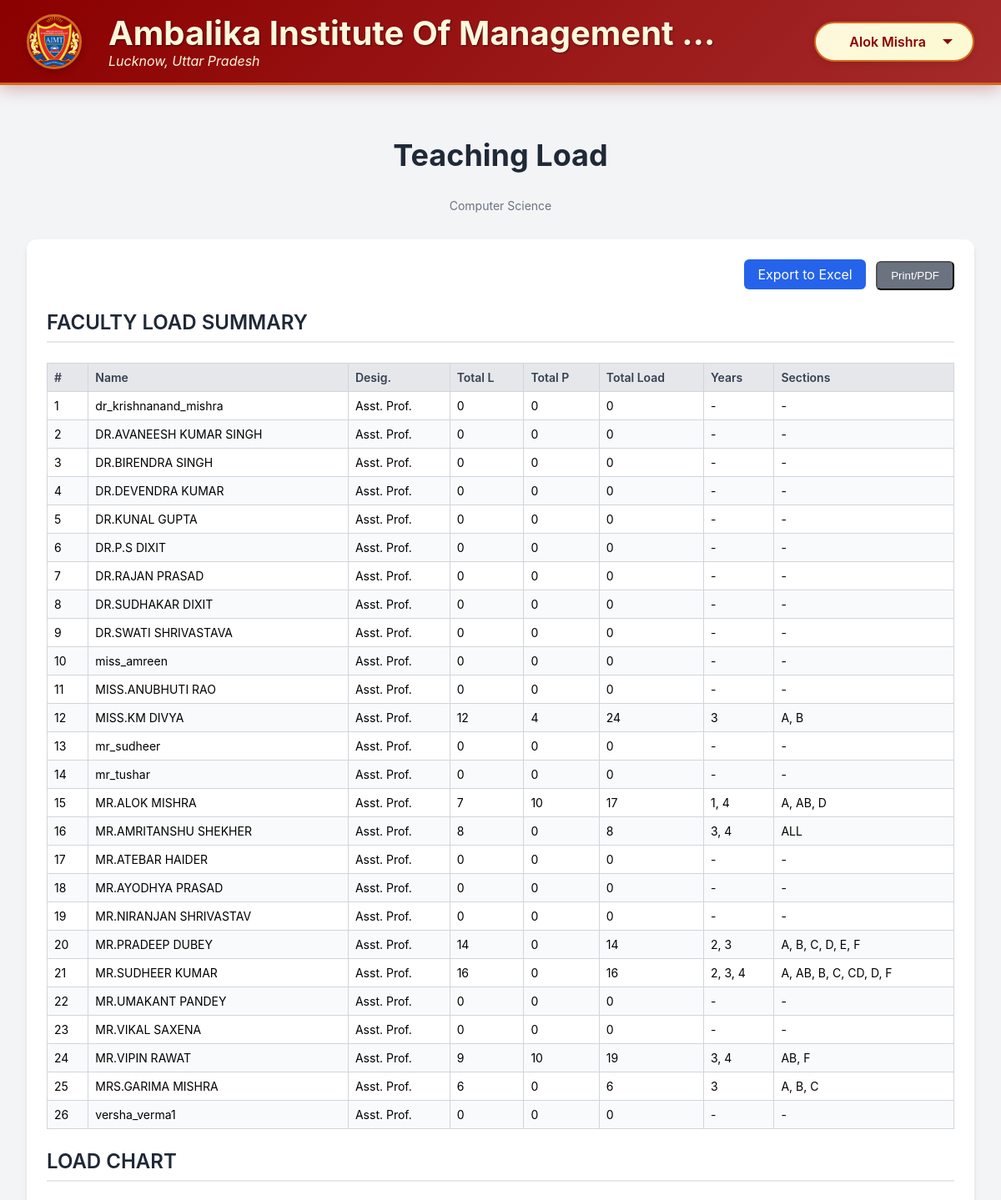
The app's page /hod/faculty_load.php (signed in, upper part) with its own data.
### tables this page shows
CREATE TABLE IF NOT EXISTS `hod` (
  `hod_id` int NOT NULL AUTO_INCREMENT,
  `user_id` int NOT NULL,
  `branch_id` int NOT NULL,
  `hod_name` varchar(100) NOT NULL,
  `email` varchar(100) NOT NULL,
  `created_by` int NOT NULL,
  `created_at` timestamp NULL DEFAULT CURRENT_TIMESTAMP,
  `college_name` varchar(255) DEFAULT NULL,
  `address` varchar(255) DEFAULT NULL,
  `college_logo` varchar(255) DEFAULT NULL,
  PRIMARY KEY (`hod_id`),
  UNIQUE KEY `email` (`email`),
  KEY `user_id` (`user_id`),
  KEY `branch_id` (`branch_id`),
  KEY `created_by` (`created_by`),
  CONSTRAINT `hod_ibfk_1` FOREIGN KEY (`user_id`) REFERENCES `users` (`user_id`) ON DELETE CASCADE,
  CONSTRAINT `hod_ibfk_2` FOREIGN KEY (`branch_id`) REFERENCES `branches` (`branch_id`) ON DELETE CASCADE,
  CONSTRAINT `hod_ibfk_3` FOREIGN KEY (`created_by`) REFERENCES `users` (`user_id`) ON DELETE RESTRICT
);

CREATE TABLE IF NOT EXISTS `branches` (
  `branch_id` int NOT NULL AUTO_INCREMENT,
  `branch_name` varchar(100) NOT NULL,
  `created_at` timestamp NULL DEFAULT CURRENT_TIMESTAMP,
  PRIMARY KEY (`branch_id`),
  UNIQUE KEY `branch_name` (`branch_name`)
);

CREATE TABLE IF NOT EXISTS `faculty` (
  `faculty_id` int NOT NULL AUTO_INCREMENT,
  `user_id` int NOT NULL,
  `branch_id` int NOT NULL,
  `faculty_name` varchar(100) NOT NULL,
  `email` varchar(100) NOT NULL,
  `created_by` int NOT NULL,
  `created_at` timestamp NULL DEFAULT CURRENT_TIMESTAMP,
  `password` varchar(100) DEFAULT NULL,
  `is_coordinator` tinyint(1) DEFAULT '0',
  PRIMARY KEY (`faculty_id`),
  UNIQUE KEY `email` (`email`),
  KEY `user_id` (`user_id`),
  KEY `branch_id` (`branch_id`),
  KEY `created_by` (`created_by`),
  CONSTRAINT `faculty_ibfk_1` FOREIGN KEY (`user_id`) REFERENCES `users` (`user_id`) ON DELETE CASCADE,
  CONSTRAINT `faculty_ibfk_2` FOREIGN KEY (`branch_id`) REFERENCES `branches` (`branch_id`) ON DELETE CASCADE,
  CONSTRAINT `faculty_ibfk_3` FOREIGN KEY (`created_by`) REFERENCES `users` (`user_id`) ON DELETE RESTRICT
);

### hod/faculty_load.php (the view, shortened to what this page needs)
<?php
include '../include/db.php';
include 'header.php';
$query = "SELECT h.branch_id, h.hod_name, h.college_name, h.address, h.college_logo, b.branch_name FROM hod h JOIN branches b ON h.branch_id = b.branch_id WHERE h.user_id = " . (int)$_SESSION['user_id'];
$result = mysqli_query($conn, $query);
$hod_data = mysqli_fetch_assoc($result);
$branch_id = $hod_data['branch_id'];
$summary_query = "
    SELECT f.faculty_id, f.faculty_name, 'Asst. Prof.' AS desig,
        COALESCE(SUM(fld.l_hours),0) AS total_l,
        COALESCE(SUM(fld.p_hours),0) AS total_p,
        COALESCE(SUM(fld.total_load),0) AS total_load,
        GROUP_CONCAT(DISTINCT fld.year ORDER BY fld.year SEPARATOR ', ') AS years,
        GROUP_CONCAT(DISTINCT fld.section ORDER BY fld.section SEPARATOR ', ') AS sections
    FROM faculty f
    LEFT JOIN faculty_load_details fld ON f.faculty_id = fld.faculty_id
    WHERE f.branch_id = $branch_id
    GROUP BY f.faculty_id
    ORDER BY f.faculty_name
";
$summary_res = mysqli_query($conn, $summary_query);
$faculty_summary = [];
if ($summary_res) {
    while ($r = mysqli_fetch_assoc($summary_res)) {
        $faculty_summary[] = $r;
    }
}
?>
<div class="dashboard-container">
    <div class="text-center-container">
        <h2 class="title">Teaching Load</h2>
        <p class="subtitle"><?php echo htmlspecialchars($hod_data['branch_name']); ?></p>
    </div>
    <section class="section-container">
        <div class="export-buttons">
            <a href="?export=excel" class="export-btn">Export to Excel</a>
            <button onclick="window.print()" class="print-btn">Print/PDF</button>
        </div>
            <h3 class="section-title">FACULTY LOAD SUMMARY</h3>
            <?php if (empty($faculty_summary)): ?>
                <div class="no-data-message">No faculty load summary available.</div>
            <?php else: ?>
                <table class="load-table" style="min-width:800px;margin-bottom:1.25rem">
                    <thead>
                        <tr>
                            <th>#</th>
                            <th>Name</th>
                            <th>Desig.</th>
                            <th>Total L</th>
                            <th>Total P</th>
                            <th>Total Load</th>
                            <th>Years</th>
                            <th>Sections</th>
                        </tr>
                    </thead>
                    <tbody>
                        <?php $idx = 1; foreach ($faculty_summary as $fs): ?>
                            <tr>
                                <td><?php echo $idx++; ?></td>
                                <td><?php echo htmlspecialchars($fs['faculty_name']); ?></td>
                                <td><?php echo htmlspecialchars($fs['desig']); ?></td>
                                <td><?php echo intval($fs['total_l']); ?></td>
                                <td><?php echo intval($fs['total_p']); ?></td>
                                <td><?php echo intval($fs['total_load']); ?></td>
                                <td><?php echo $fs['years'] ? htmlspecialchars($fs['years']) : '-'; ?></td>
                                <td><?php echo $fs['sections'] ? htmlspecialchars($fs['sections']) : '-'; ?></td>
                            </tr>
                        <?php endforeach; ?>
                    </tbody>
                </table>
            <?php endif; ?>
        <h3 class="section-title">LOAD CHART</h3>
    </section>
</div>
<?php include 'footer.php'; ?>

### hod/header.php (shortened to what this page needs)
<?php
include __DIR__ . '/../include/db.php';
$user_name = "User Profile";
$college_name = "College Name";
$college_address = "College Address";
$college_logo = "https://placehold.co/100x100/A0AEC0/4A5563?text=U";
if (isset($_SESSION['user_id']) && isset($_SESSION['role'])) {
    if ($_SESSION['role'] === 'hod') {
        $query = "SELECT hod_name, college_name, address, college_logo FROM hod WHERE user_id = " . (int)$_SESSION['user_id'];
        $result = mysqli_query($conn, $query);
        if ($result && mysqli_num_rows($result) > 0) {
            $user_data = mysqli_fetch_assoc($result);
            $user_name = htmlspecialchars($user_data['hod_name']);
            $college_name = htmlspecialchars($user_data['college_name']);
            $college_address = htmlspecialchars($user_data['address']);
            $logo_filename = trim($user_data['college_logo']);
            if (!empty($logo_filename) && file_exists(__DIR__ . '/../Logo/' . $logo_filename)) {
                $college_logo = '../Logo/' . htmlspecialchars($logo_filename);
            } elseif (!empty($logo_filename) && file_exists(__DIR__ . '/../logo/' . $logo_filename)) {
                $college_logo = '../logo/' . htmlspecialchars($logo_filename);
            } else {
                $college_logo = $college_logo;
            }
        }
    }
}
?>
<!DOCTYPE html>
<html lang="en">
<head>
</head>
<body>
    <header class="header-container">
        <div class="header-left">
            <img class="college-logo" src="<?php echo htmlspecialchars($college_logo); ?>" alt="College Logo">
            <div class="college-info">
                <span class="college-name"><?php echo $college_name; ?></span>
                <span class="college-address"><?php echo $college_address; ?></span>
            </div>
        </div>
        <div class="header-right">
            <div id="profile-menu-button" class="profile-button">
                <span class="profile-name"><?php echo $user_name; ?></span>
                <div class="profile-arrow"></div>
            </div>
        </div>
    </header>
</body>
</html>

### hod/header.php (style rules this page uses)
body { font-family: -apple-system, BlinkMacSystemFont, "Segoe UI", Roboto, Helvetica, Arial, sans-serif; background-color: #821d07ff; margin: 0; padding: 0; }
.header-container { background: linear-gradient(135deg, #8B0000 0%, #A52A2A 100%); box-shadow: 0 4px 20px rgba(139, 0, 0, 0.3); padding: 1rem 2rem; display: flex; justify-content: space-between; align-items: center; position: sticky; top: 0; z-index: 1000; border-bottom: 3px solid #D2691E; }
.header-left { display: flex; align-items: center; flex-grow: 1; flex-basis: 0; min-width: 0; max-width: 75%; }
.college-logo { width: 60px; height: 60px; border-radius: 50%; object-fit: cover; margin-right: 1rem; border: 3px solid #D2691E; flex-shrink: 0; box-shadow: 0 4px 8px rgba(0, 0, 0, 0.2); }
.college-info { display: flex; flex-direction: column; line-height: 1.2; min-width: 0; flex-grow: 1; }
.college-name { font-size: 2.5rem; font-weight: 700; color: #FFF8DC; white-space: nowrap; overflow: hidden; text-overflow: ellipsis; padding-left: 1rem; text-shadow: 1px 1px 2px rgba(0, 0, 0, 0.5); }
.college-address { font-size: 1rem; color: #F5F5DC; white-space: nowrap; overflow: hidden; text-overflow: ellipsis; padding-left: 1rem; font-style: italic; }
.header-right { position: relative; display: flex; align-items: center; margin-left: 1rem; flex-shrink: 0; }
.profile-button { cursor: pointer; padding: 0.75rem 1.5rem; background: linear-gradient(135deg, #FFF8DC 0%, #FAFAD2 100%); border: 2px solid #D2691E; border-radius: 25px; display: flex; align-items: center; transition: all 0.3s ease-in-out; min-width: 140px; justify-content: flex-end; position: relative; box-shadow: 0 2px 10px rgba(0, 0, 0, 0.1); }
.profile-name { font-size: 1rem; font-weight: 600; color: #8B0000; margin-right: 0.75rem; white-space: nowrap; overflow: hidden; text-overflow: ellipsis; }
.profile-arrow { width: 0; height: 0; border-left: 6px solid transparent; border-right: 6px solid transparent; border-top: 6px solid #8B0000; margin-left: 0.5rem; transition: transform 0.3s ease-in-out; }

### hod/faculty_load.php (style rules this page uses)
body { font-family: -apple-system, BlinkMacSystemFont, "Segoe UI", Roboto, Helvetica, Arial, sans-serif; background-color: #f3f4f6; margin: 0; padding: 0; }
.dashboard-container { padding: 2rem; max-width: 1400px; margin: 0 auto; }
.text-center-container { text-align: center; margin-bottom: 2rem; }
.title { font-size: 2.25rem; font-weight: 700; color: #1f2937; }
.subtitle { font-size: 0.875rem; color: #6b7280; margin-top: 0.5rem; }
.export-buttons { text-align: right; margin-bottom: 1rem; }
.export-btn { display: inline-block; padding: 0.5rem 1rem; background-color: #2563eb; color: white; text-decoration: none; border-radius: 0.375rem; margin-left: 0.5rem; transition: background-color 0.2s; }
.print-btn { display: inline-block; padding: 0.5rem 1rem; background-color: #6b7280; color: white; text-decoration: none; border-radius: 0.375rem; margin-left: 0.5rem; transition: background-color 0.2s; cursor: pointer; }
.section-container { margin-top: 2rem; background-color: #fff; border-radius: 0.75rem; box-shadow: 0 4px 6px -1px rgba(0, 0, 0, 0.1), 0 2px 4px -1px rgba(0, 0, 0, 0.06); padding: 1.5rem; overflow-x: auto; }
.section-title { font-size: 1.5rem; font-weight: 600; color: #1f2937; border-bottom: 2px solid #e5e7eb; padding-bottom: 0.5rem; margin-bottom: 1.5rem; }
.load-table { width: 100%; border-collapse: collapse; font-size: 0.875rem; min-width: 1200px; }
.load-table th, .load-table td { border: 1px solid #d1d5db; padding: 0.5rem; text-align: left; vertical-align: top; white-space: pre-wrap; }
.load-table thead th { background-color: #e5e7eb; font-weight: 600; color: #374151; }
.load-table tbody tr:nth-child(even) { background-color: #f9fafb; }

### records on screen
hod: college_logo (picture), college_name "Ambalika Institute Of Management…", address "Lucknow, Uttar Pradesh", hod_name "Alok Mishra"
branches: branch_name "Computer Science"
faculty: faculty_name "dr_krishnanand_mishra", desig "Asst. Prof.", total_l "0", total_p "0", total_load "0"
faculty: faculty_name "DR.AVANEESH KUMAR SINGH", desig "Asst. Prof.", total_l "0", total_p "0", total_load "0"
faculty: faculty_name "DR.BIRENDRA SINGH", desig "Asst. Prof.", total_l "0", total_p "0", total_load "0"
faculty: faculty_name "DR.DEVENDRA KUMAR", desig "Asst. Prof.", total_l "0", total_p "0", total_load "0"
faculty: faculty_name "DR.KUNAL GUPTA", desig "Asst. Prof.", total_l "0", total_p "0", total_load "0"
faculty: faculty_name "DR.P.S DIXIT", desig "Asst. Prof.", total_l "0", total_p "0", total_load "0"
faculty: faculty_name "DR.RAJAN PRASAD", desig "Asst. Prof.", total_l "0", total_p "0", total_load "0"
faculty: faculty_name "DR.SUDHAKAR DIXIT", desig "Asst. Prof.", total_l "0", total_p "0", total_load "0"
faculty: faculty_name "DR.SWATI SHRIVASTAVA", desig "Asst. Prof.", total_l "0", total_p "0", total_load "0"
faculty: faculty_name "miss_amreen", desig "Asst. Prof.", total_l "0", total_p "0", total_load "0"
faculty: faculty_name "MISS.ANUBHUTI RAO", desig "Asst. Prof.", total_l "0", total_p "0", total_load "0"
faculty: faculty_name "MISS.KM DIVYA", desig "Asst. Prof.", total_l "12", total_p "4", total_load "24", years "3", sections "A, B"
faculty: faculty_name "mr_sudheer", desig "Asst. Prof.", total_l "0", total_p "0", total_load "0"
faculty: faculty_name "mr_tushar", desig "Asst. Prof.", total_l "0", total_p "0", total_load "0"
faculty: faculty_name "MR.ALOK MISHRA", desig "Asst. Prof.", total_l "7", total_p "10", total_load "17", years "1, 4", sections "A, AB, D"
faculty: faculty_name "MR.AMRITANSHU SHEKHER", desig "Asst. Prof.", total_l "8", total_p "0", total_load "8", years "3, 4", sections "ALL"
faculty: faculty_name "MR.ATEBAR HAIDER", desig "Asst. Prof.", total_l "0", total_p "0", total_load "0"
faculty: faculty_name "MR.AYODHYA PRASAD", desig "Asst. Prof.", total_l "0", total_p "0", total_load "0"
faculty: faculty_name "MR.NIRANJAN SHRIVASTAV", desig "Asst. Prof.", total_l "0", total_p "0", total_load "0"
faculty: faculty_name "MR.PRADEEP DUBEY", desig "Asst. Prof.", total_l "14", total_p "0", total_load "14", years "2, 3", sections "A, B, C, D, E, F"
faculty: faculty_name "MR.SUDHEER KUMAR", desig "Asst. Prof.", total_l "16", total_p "0", total_load "16", years "2, 3, 4", sections "A, AB, B, C, CD, D, F"
faculty: faculty_name "MR.UMAKANT PANDEY", desig "Asst. Prof.", total_l "0", total_p "0", total_load "0"
faculty: faculty_name "MR.VIKAL SAXENA", desig "Asst. Prof.", total_l "0", total_p "0", total_load "0"
faculty: faculty_name "MR.VIPIN RAWAT", desig "Asst. Prof.", total_l "9", total_p "10", total_load "19", years "3, 4", sections "AB, F"
faculty: faculty_name "MRS.GARIMA MISHRA", desig "Asst. Prof.", total_l "6", total_p "0", total_load "6", years "3", sections "A, B, C"
faculty: faculty_name "versha_verma1", desig "Asst. Prof.", total_l "0", total_p "0", total_load "0"
